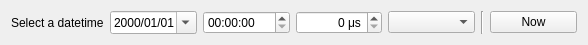
<?xml version="1.0" encoding="UTF-8"?>
<ui version="4.0">
 <class>wdgDatetime</class>
 <widget class="QWidget" name="wdgDatetime">
  <property name="geometry">
   <rect>
    <x>0</x>
    <y>0</y>
    <width>588</width>
    <height>38</height>
   </rect>
  </property>
  <layout class="QVBoxLayout" name="verticalLayout">
   <item>
    <layout class="QHBoxLayout" name="horizontalLayout">
     <item>
      <widget class="QLabel" name="label">
       <property name="text">
        <string>Select a datetime</string>
       </property>
      </widget>
     </item>
     <item>
      <widget class="QDateEdit" name="teDate">
       <property name="toolTip">
        <string>Select a date</string>
       </property>
       <property name="displayFormat">
        <string>yyyy/MM/dd</string>
       </property>
       <property name="calendarPopup">
        <bool>true</bool>
       </property>
      </widget>
     </item>
     <item>
      <widget class="QTimeEdit" name="teTime">
       <property name="toolTip">
        <string>Select a time</string>
       </property>
       <property name="displayFormat">
        <string>HH:mm:ss</string>
       </property>
      </widget>
     </item>
     <item>
      <widget class="QSpinBox" name="teMicroseconds">
       <property name="toolTip">
        <string>Select microseconds</string>
       </property>
       <property name="alignment">
        <set>Qt::AlignRight|Qt::AlignTrailing|Qt::AlignVCenter</set>
       </property>
       <property name="suffix">
        <string> μs</string>
       </property>
       <property name="maximum">
        <number>1000000</number>
       </property>
      </widget>
     </item>
     <item>
      <widget class="QComboBox" name="cmbZone"/>
     </item>
     <item>
      <widget class="Line" name="line">
       <property name="orientation">
        <enum>Qt::Vertical</enum>
       </property>
      </widget>
     </item>
     <item>
      <widget class="QPushButton" name="cmdNow">
       <property name="toolTip">
        <string>Set current time</string>
       </property>
       <property name="text">
        <string>Now</string>
       </property>
      </widget>
     </item>
    </layout>
   </item>
  </layout>
 </widget>
 <resources/>
 <connections/>
</ui>
